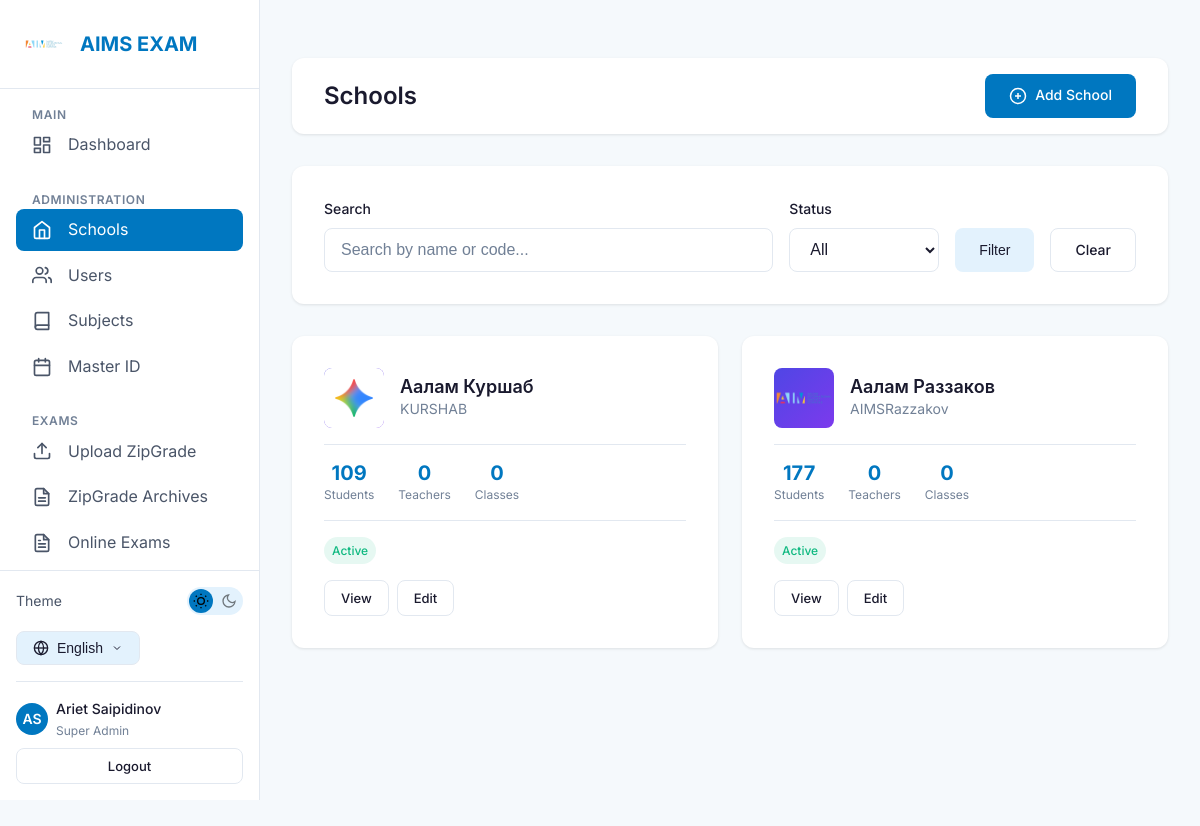
Before: /schools/ (signed in) with the older database file.
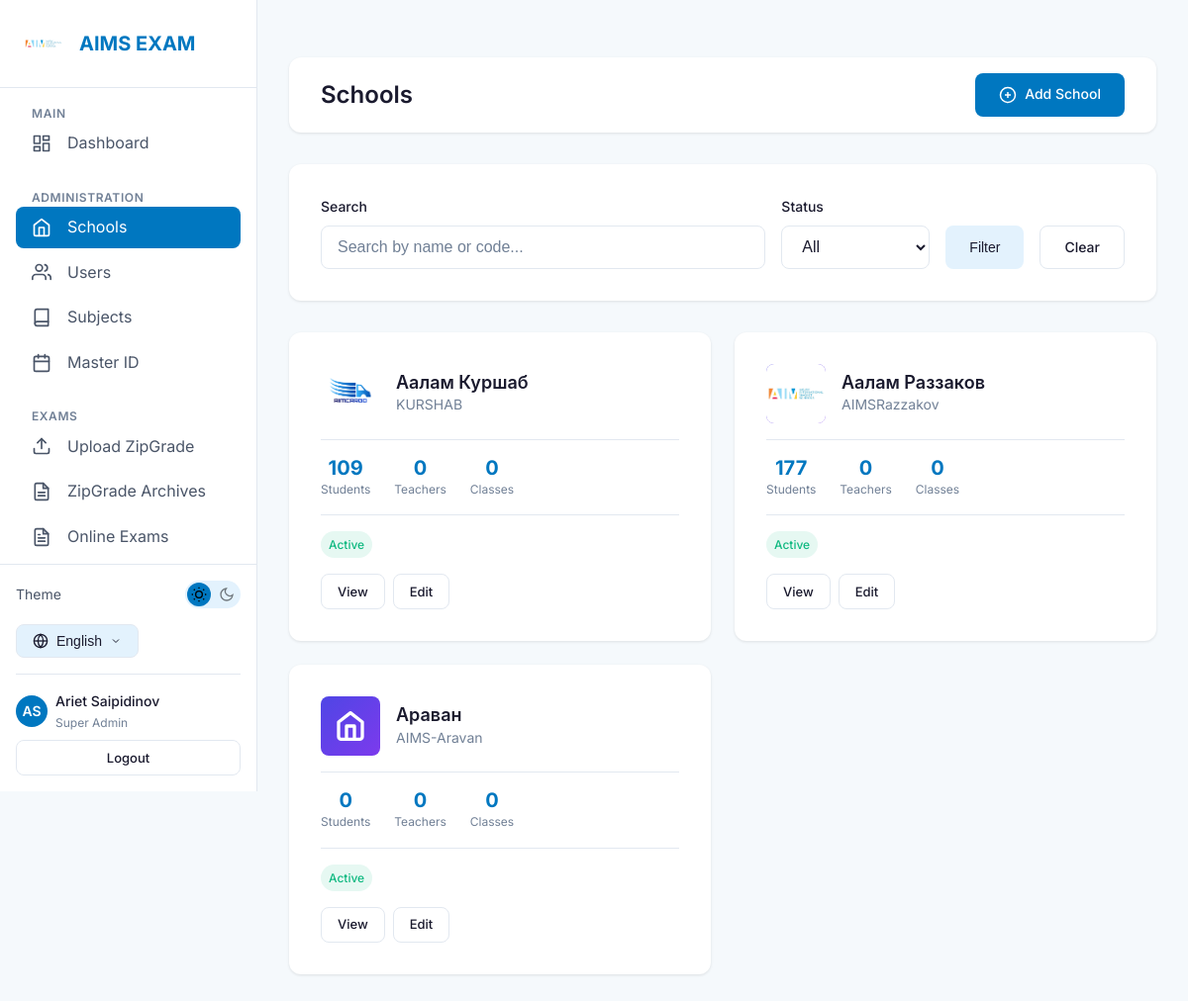
After: the same page with the newer database file.
### accounts/models.py (models this page shows, shortened)
class User(AbstractUser):
    ROLE_CHOICES = [
        ('super_admin', _('Super Admin')),
        ('teacher', _('Teacher')),
        ('student', _('Student')),
    ]
    LANGUAGE_CHOICES = [
        ('en', 'English'),
        ('ru', 'Русский'),
        ('ky', 'Кыргызча'),
    ]
    username = models.CharField(max_length=150, blank=True, null=True)
    email = models.EmailField(_('email address'), unique=True)
    role = models.CharField(
        max_length=20,
        choices=ROLE_CHOICES,
        default='student',
        verbose_name=_('Role')
    )
    phone = models.CharField(max_length=20, blank=True, verbose_name=_('Phone'))
    mother_phone = models.CharField(max_length=20, blank=True, verbose_name=_("Mother's Phone"))
    father_phone = models.CharField(max_length=20, blank=True, verbose_name=_("Father's Phone"))
    primary_school = models.ForeignKey(
        'schools.School',
        on_delete=models.SET_NULL,
        null=True,
        blank=True,
        related_name='users',
        verbose_name=_('Primary School')
    )
    preferred_language = models.CharField(
        max_length=5,
        choices=LANGUAGE_CHOICES,
        default='en',
        verbose_name=_('Preferred Language')
    )
    created_at = models.DateTimeField(auto_now_add=True)
    updated_at = models.DateTimeField(auto_now=True)
    objects = UserManager()
    USERNAME_FIELD = 'email'
    REQUIRED_FIELDS = ['first_name', 'last_name']
    class Meta:
        verbose_name = _('User')
        verbose_name_plural = _('Users')
        ordering = ['-created_at']
    def get_full_name(self):
        return f"{self.first_name} {self.last_name}".strip()

### schools/models.py (models this page shows, shortened)
class School(models.Model):
    name = models.CharField(max_length=200, verbose_name=_('School Name'))
    code = models.CharField(max_length=50, unique=True, verbose_name=_('School Code'))
    address = models.TextField(blank=True, verbose_name=_('Address'))
    phone = models.CharField(max_length=20, blank=True, verbose_name=_('Phone'))
    email = models.EmailField(blank=True, verbose_name=_('Email'))
    logo = models.ImageField(
        upload_to='school_logos/',
        blank=True,
        null=True,
        verbose_name=_('School Logo')
    )
    is_active = models.BooleanField(default=True, verbose_name=_('Active'))
    created_at = models.DateTimeField(auto_now_add=True)
    updated_at = models.DateTimeField(auto_now=True)
    class Meta:
        verbose_name = _('School')
        verbose_name_plural = _('Schools')
        ordering = ['name']

### schools/views.py (the view)
# urls.py: path('', views.school_list_view, name='list'),
@login_required
@super_admin_required
def school_list_view(request):
    search = request.GET.get('search', '')
    status = request.GET.get('status', '')
    schools = School.objects.annotate(
        student_count=Count('master_students'),
        teacher_count=Count('users', filter=Q(users__role='teacher'))
    ).order_by('name')
    if search:
        schools = schools.filter(
            Q(name__icontains=search) | Q(code__icontains=search)
        )
    if status == 'active':
        schools = schools.filter(is_active=True)
    elif status == 'inactive':
        schools = schools.filter(is_active=False)
    paginator = Paginator(schools, 20)
    page = request.GET.get('page', 1)
    schools = paginator.get_page(page)
    return render(request, 'schools/school_list.html', {
        'schools': schools,
        'search': search,
        'status': status,
    })

### schools/templates/schools/school_list.html (shortened to what this page needs)
﻿{% extends 'base.html' %}
{% load i18n %}
{% block content %}
<div class="topbar">
    <h1 class="topbar-title">{% trans "Schools" %}</h1>
    <div class="topbar-actions">
        <a href="{% url 'schools:create' %}" class="btn btn-primary">
            <svg xmlns="http://www.w3.org/2000/svg" width="18" height="18" viewBox="0 0 24 24" fill="none"
                stroke="currentColor" stroke-width="2">
                <circle cx="12" cy="12" r="10"></circle>
                <line x1="12" y1="8" x2="12" y2="16"></line>
                <line x1="8" y1="12" x2="16" y2="12"></line>
            </svg>
            {% trans "Add School" %}
        </a>
    </div>
</div>
<div class="card" style="margin-bottom: var(--spacing-xl);">
    <form method="get" style="display: flex; flex-wrap: wrap; gap: var(--spacing-md); align-items: flex-end;">
        <div class="form-group" style="margin-bottom: 0; flex: 1; min-width: 200px;">
            <label class="form-label">{% trans "Search" %}</label>
            <input type="text" name="search" value="{{ search }}" class="form-input"
                placeholder="{% trans 'Search by name or code...' %}">
        </div>
        <div class="form-group" style="margin-bottom: 0; min-width: 150px;">
            <label class="form-label">{% trans "Status" %}</label>
            <select name="status" class="form-select">
                <option value="">{% trans "All" %}</option>
            </select>
        </div>
        <button type="submit" class="btn btn-secondary">{% trans "Filter" %}</button>
        <a href="{% url 'schools:list' %}" class="btn btn-outline">{% trans "Clear" %}</a>
    </form>
</div>
<div class="schools-grid">
    {% for school in schools %}
    <div class="card school-card">
        <div class="school-header">
            <div class="school-logo">
                {% if school.logo %}
                <img src="{{ school.logo.url }}" alt="{{ school.name }}">
                {% else %}
                <svg xmlns="http://www.w3.org/2000/svg" width="32" height="32" viewBox="0 0 24 24" fill="none"
                    stroke="white" stroke-width="2.5" stroke-linecap="round" stroke-linejoin="round">
                    <path d="M3 9l9-7 9 7v11a2 2 0 0 1-2 2H5a2 2 0 0 1-2-2z"></path>
                    <polyline points="9 22 9 12 15 12 15 22"></polyline>
                </svg>
                {% endif %}
            </div>
            <div class="school-info">
                <h3>{{ school.name }}</h3>
                <span class="school-code">{{ school.code }}</span>
            </div>
        </div>
        <div class="school-stats">
            <div class="stat">
                <span class="stat-value">{{ school.student_count|default:0 }}</span>
                <span class="stat-label">{% trans "Students" %}</span>
            </div>
            <div class="stat">
                <span class="stat-value">{{ school.teacher_count|default:0 }}</span>
                <span class="stat-label">{% trans "Teachers" %}</span>
            </div>
            <div class="stat">
                <span class="stat-value">{{ school.class_count|default:0 }}</span>
                <span class="stat-label">{% trans "Classes" %}</span>
            </div>
        </div>
        <div class="school-status {% if school.is_active %}active{% else %}inactive{% endif %}">
            {% if school.is_active %}{% trans "Active" %}{% else %}{% trans "Inactive" %}{% endif %}
        </div>
        <div class="school-actions">
            <a href="{% url 'schools:detail' school.pk %}" class="btn btn-sm btn-outline">{% trans "View" %}</a>
            <a href="{% url 'schools:edit' school.pk %}" class="btn btn-sm btn-outline">{% trans "Edit" %}</a>
        </div>
    </div>
    {% endfor %}
</div>
{% endblock %}

### templates/base.html (shortened to what this page needs)
{% load static i18n %}
<!DOCTYPE html>
<html lang="{{ LANGUAGE_CODE }}" data-theme="light">
<head>
    <link rel="stylesheet" href="{% static 'css/styles.css' %}">
</head>
<body>
    {% block body %}
    <div class="page-wrapper">
        {% include 'partials/sidebar.html' %}
        <main class="main-content">
            {% block content %}{% endblock %}
        </main>
    </div>
    {% endblock %}
</body>
</html>

### templates/partials/sidebar.html (shortened to what this page needs)
{% load static i18n i18n_extras %}
<aside class="sidebar">
    <div class="sidebar-header">
        <img src="{% static 'images/logo.png' %}" alt="AIMS" class="sidebar-logo" onerror="this.style.display='none'">
        <span class="sidebar-brand">AIMS EXAM</span>
    </div>
    <nav class="sidebar-nav">
        <div class="nav-section">
            <span class="nav-section-title">{% trans "Main" %}</span>
            <a href="{% url 'accounts:dashboard' %}"
                class="nav-item {% if request.resolver_match.url_name == 'dashboard' %}active{% endif %}">
                <span>{% trans "Dashboard" %}</span>
            </a>
        </div>
        {% if user.is_authenticated and user.role == 'super_admin' %}
        <div class="nav-section">
            <span class="nav-section-title">{% trans "Administration" %}</span>
            <a href="{% url 'schools:list' %}"
                class="nav-item {% if 'schools' in request.path and 'subjects' not in request.path and 'analytics' not in request.path and 'students' not in request.path %}active{% endif %}">
                <svg xmlns="http://www.w3.org/2000/svg" width="20" height="20" viewBox="0 0 24 24" fill="none"
                    stroke="currentColor" stroke-width="2" stroke-linecap="round" stroke-linejoin="round">
                    <path d="M3 9l9-7 9 7v11a2 2 0 0 1-2 2H5a2 2 0 0 1-2-2z"></path>
                    <polyline points="9 22 9 12 15 12 15 22"></polyline>
                </svg>
                <span>{% trans "Schools" %}</span>
            </a>
            <a href="{% url 'accounts:users' %}" class="nav-item {% if 'users' in request.path %}active{% endif %}">
                <span>{% trans "Users" %}</span>
            </a>
            <a href="{% url 'schools:subjects' %}"
                class="nav-item {% if 'subjects' in request.path %}active{% endif %}">
                <svg xmlns="http://www.w3.org/2000/svg" width="20" height="20" viewBox="0 0 24 24" fill="none"
                    stroke="currentColor" stroke-width="2" stroke-linecap="round" stroke-linejoin="round">
                    <path d="M4 19.5A2.5 2.5 0 0 1 6.5 17H20"></path>
                    <path d="M6.5 2H20v20H6.5A2.5 2.5 0 0 1 4 19.5v-15A2.5 2.5 0 0 1 6.5 2z"></path>
                </svg>
                <span>{% trans "Subjects" %}</span>
            </a>
            <a href="{% url 'schools:master_students' %}"
                class="nav-item {% if 'students' in request.path and 'schools' in request.path %}active{% endif %}">
                <span>{% trans "Master ID" %}</span>
            </a>
        </div>
        {% endif %}
        {% if user.is_authenticated and user.role in 'super_admin,teacher' %}
        <div class="nav-section">
            <span class="nav-section-title">{% trans "Exams" %}</span>
            <a href="{% url 'zipgrade:upload' %}"
                class="nav-item {% if 'zipgrade/upload' in request.path %}active{% endif %}">
                <span>{% trans "Upload ZipGrade" %}</span>
            </a>
            <a href="{% url 'zipgrade:results' %}"
                class="nav-item {% if 'zipgrade' in request.path and 'upload' not in request.path %}active{% endif %}">
                <span>{% trans "ZipGrade Archives" %}</span>
            </a>
            <a href="{% url 'exams:exam_list' %}"
                class="nav-item {% if 'exams' in request.path and 'create' not in request.path %}active{% endif %}">
                <span>{% trans "Online Exams" %}</span>
            </a>
            <a href="{% url 'exams:exam_create' %}"
                class="nav-item {% if 'exams/create' in request.path %}active{% endif %}">
            </a>
        </div>
        {% endif %}
    </nav>
    <div class="sidebar-footer" style="padding: var(--spacing-md); border-top: 1px solid var(--border-color);">
        <div
            style="display: flex; align-items: center; justify-content: space-between; margin-bottom: var(--spacing-md);">
            <span style="font-size: 0.875rem; color: var(--text-secondary);">{% trans "Theme" %}</span>
            <button class="theme-toggle" aria-label="Toggle theme">
                <svg class="theme-toggle-icon moon-icon" xmlns="http://www.w3.org/2000/svg" viewBox="0 0 24 24"
                    fill="none" stroke="currentColor" stroke-width="2">
                    <path d="M21 12.79A9 9 0 1 1 11.21 3 7 7 0 0 0 21 12.79z"></path>
                </svg>
            </button>
        </div>
        <div class="lang-selector">
            <button class="lang-btn">
                <span>
                    {% if LANGUAGE_CODE == 'en' %}English
                    {% elif LANGUAGE_CODE == 'ru' %}Русский
                    {% elif LANGUAGE_CODE == 'ky' %}Кыргызча
                    {% else %}Language{% endif %}
                </span>
                <svg xmlns="http://www.w3.org/2000/svg" width="12" height="12" viewBox="0 0 24 24" fill="none"
                    stroke="currentColor" stroke-width="2">
                    <polyline points="6 9 12 15 18 9"></polyline>
                </svg>
            </button>
        </div>
        {% if user.is_authenticated %}
        <div
            style="margin-top: var(--spacing-md); padding-top: var(--spacing-md); border-top: 1px solid var(--border-color);">
            <a href="{% url 'accounts:profile' %}"
                style="display: flex; align-items: center; gap: var(--spacing-sm); color: var(--text-secondary); font-size: 0.875rem;">
                <div
                    style="width: 32px; height: 32px; border-radius: 50%; background: var(--primary-blue); color: white; display: flex; align-items: center; justify-content: center; font-weight: 600;">
                    {{ user.first_name|slice:":1"|upper }}{{ user.last_name|slice:":1"|upper }}
                </div>
                <div style="flex: 1; overflow: hidden;">
                    <div
                        style="font-weight: 500; color: var(--text-primary); white-space: nowrap; overflow: hidden; text-overflow: ellipsis;">
                        {{ user.get_full_name|default:user.email }}
                    </div>
                    <div style="font-size: 0.75rem; color: var(--text-muted);">
                        {% if user.role == 'super_admin' %}{% trans "Super Admin" %}
                        {% elif user.role == 'teacher' %}{% trans "Teacher" %}
                        {% else %}{% trans "Student" %}{% endif %}
                    </div>
                </div>
            </a>
            <a href="{% url 'accounts:logout' %}" class="btn btn-outline btn-sm btn-block"
                style="margin-top: var(--spacing-sm);">
                {% trans "Logout" %}
            </a>
        </div>
        {% endif %}
    </div>
</aside>

Changed rows visible on the page:
changed School "Аалам Куршаб": logo: a different picture
changed School "Аалам Раззаков": logo: a different picture
added School: name "Араван", code "AIMS-Aravan", student_count "0", teacher_count "0", class_count "0"
